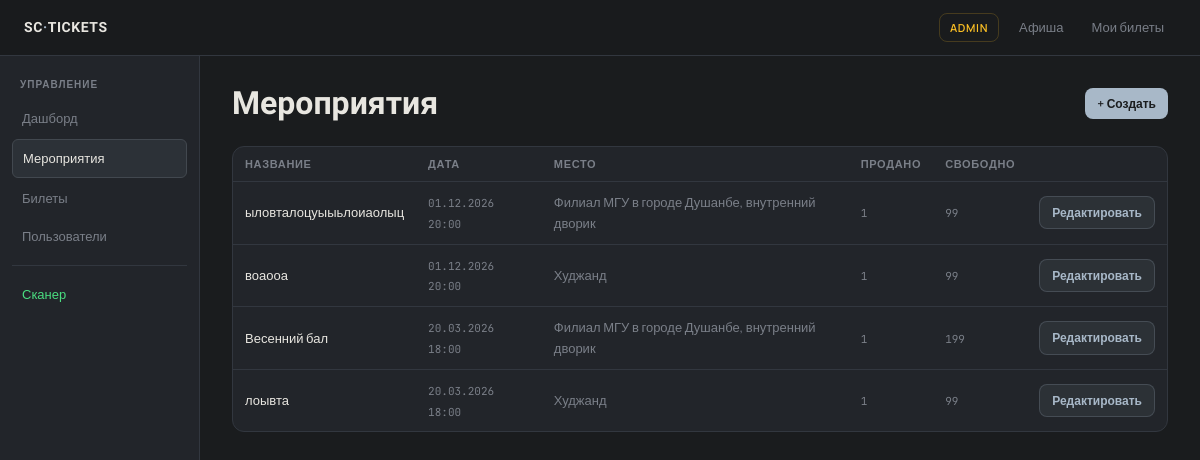
The app's page /admin/events (signed in) with its own data.
### tables this page shows
CREATE TABLE events (
                id INTEGER PRIMARY KEY AUTOINCREMENT,
                title TEXT NOT NULL,
                description TEXT,
                date TEXT NOT NULL,
                location TEXT,
                capacity INTEGER DEFAULT 100,
                card_bg TEXT DEFAULT '#fdfdf5',
                card_accent TEXT DEFAULT '#a898e0',
                card_text TEXT DEFAULT '#2a2a2a',
                created_at TIMESTAMP DEFAULT CURRENT_TIMESTAMP
            );

### admin.py (the view)
@admin.route("/events")
@admin_required
def events_list():
    events = get_all_events_with_stats()
    for event in events:
        event["available"] = event["capacity"] - event["sold"]
    return render_template("admin/events.html", events=events)

### auth.py (called while the page is built)
def admin_required(f):
    @wraps(f)
    def decorated(*args, **kwargs):
        if "user_id" not in session:
            flash("Войдите в аккаунт", "error")
            return redirect(url_for("auth.login_page"))
        if session.get("role") != "admin":
            flash("Доступ запрещён", "error")
            return redirect(url_for("events.index"))
        return f(*args, **kwargs)
    return decorated

### database.py (called while the page is built)
@contextmanager
def get_db():
    conn = sqlite3.connect(DB_PATH)
    conn.row_factory = sqlite3.Row
    try:
        yield conn
    finally:
        conn.close()

def get_all_events_with_stats():
    with get_db() as conn:
        cursor = conn.cursor()
        cursor.execute("""
            SELECT e.*, COUNT(t.id) as sold
            FROM events e
            LEFT JOIN tickets t ON e.id = t.event_id
            GROUP BY e.id
            ORDER BY e.date ASC
        """)
        return [dict(row) for row in cursor.fetchall()]

### templates/admin/events.html (shortened to what this page needs)
{% extends "admin/base_admin.html" %}
{% block admin_content %}
<div style="display:flex;align-items:center;justify-content:space-between;margin-bottom:24px">
  <h1 class="page-title" style="margin:0">Мероприятия</h1>
  <a href="{{ url_for('admin.event_create') }}" class="btn btn-primary btn-sm">+ Создать</a>
</div>
<div class="card" style="padding:0;overflow:hidden">
  <div class="table-wrap">
    <table>
      <thead>
        <tr>
          <th>Название</th>
          <th>Дата</th>
          <th>Место</th>
          <th>Продано</th>
          <th>Свободно</th>
          <th></th>
        </tr>
      </thead>
      <tbody>
        {% for event in events %}
          <tr>
            <td style="font-weight:500">{{ event.title }}</td>
            <td><span class="mono">{{ event.date }}</span></td>
            <td style="color:var(--muted)">{{ event.location or '—' }}</td>
            <td><span class="mono">{{ event.sold }}</span></td>
            <td>
              {% if event.available <= 0 %}
                <span class="badge badge-err">Мест нет</span>
              {% elif event.available < 10 %}
                <span class="badge badge-warn">{{ event.available }}</span>
              {% else %}
                <span class="mono">{{ event.available }}</span>
              {% endif %}
            </td>
            <td>
              <a href="{{ url_for('admin.event_edit', event_id=event.id) }}" class="btn btn-ghost btn-sm">
                Редактировать
              </a>
            </td>
          </tr>
        {% else %}
          <tr><td colspan="6" style="text-align:center;color:var(--muted);padding:40px">Мероприятий нет</td></tr>
        {% endfor %}
      </tbody>
    </table>
  </div>
</div>
{% endblock %}

### templates/base.html (style rules this page uses)
*, *::before, *::after { box-sizing: border-box; margin: 0; padding: 0; }
:root { --bg: #1a1c1e; --surface: #22252a; --surface2: #2a2e34; --border: #32373f; --border2: #42484f; --text: #e8e6e0; --muted: #7a7f88; --muted2: #52575f; --accent: #a8b8c8; --accent-dim: rgba(168,184,200,0.08); --ok: #4ade80; --ok-bg: rgba(74,222,128,0.08); --err: #f87171; --err-bg: rgba(248,113,113,0.08); --warn: #fbbf24; --radius: 12px; --radius-sm: 8px; --card-bg: #fdfdf5; --card-text: #2a2a2a; --card-muted: #6a6a7a; --card-accent: #a898e0; --card-accent2: #c8c0f0; }
html { scroll-behavior: smooth; }
body { background: var(--bg); color: var(--text); font-family: 'Manrope', sans-serif; min-height: 100dvh; line-height: 1.6; }
.page-title { font-family: 'Unbounded', sans-serif; font-size: clamp(22px, 5vw, 32px); font-weight: 600; line-height: 1.2; margin-bottom: 8px; }
.card { background: var(--surface); border: 1px solid var(--border); border-radius: var(--radius); padding: 24px; }
.btn { display: inline-flex; align-items: center; justify-content: center; gap: 6px; padding: 10px 20px; border-radius: var(--radius-sm); font-size: 14px; font-weight: 600; font-family: 'Manrope', sans-serif; border: none; cursor: pointer; text-decoration: none; transition: opacity 0.15s, transform 0.1s; }
.btn-primary { background: var(--accent); color: #1a1c1e; }
.btn-ghost { background: var(--accent-dim); color: var(--accent); border: 1px solid rgba(168,184,200,0.2); }
.btn-sm { padding: 6px 12px; font-size: 12px; }
.table-wrap { overflow-x: auto; }
table { width: 100%; border-collapse: collapse; font-size: 13px; }
th { text-align: left; padding: 8px 12px; font-size: 11px; font-weight: 600; letter-spacing: 0.06em; text-transform: uppercase; color: var(--muted); border-bottom: 1px solid var(--border); }
td { padding: 10px 12px; border-bottom: 1px solid var(--border); color: var(--text); vertical-align: middle; }
tr:last-child td { border-bottom: none; }
.mono { font-family: 'JetBrains Mono', monospace; font-size: 11px; color: var(--muted); }

### records on screen
events: title "ыловталоцуыыьлоиаолыц", date "01.12.2026 20:00", location "Филиал МГУ в городе Душанбе, внутренний дворик", sold "1", available "99"
events: title "воаооа", date "01.12.2026 20:00", location "Худжанд", sold "1", available "99"
events: title "Весенний бал", date "20.03.2026 18:00", location "Филиал МГУ в городе Душанбе, внутренний дворик", sold "1", available "199"
events: title "лоывта", date "20.03.2026 18:00", location "Худжанд", sold "1", available "99"
